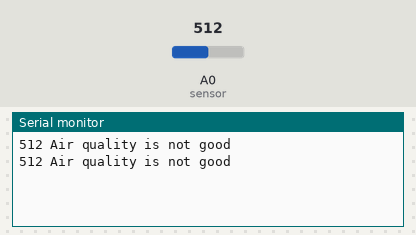
A sketch run on a simulated Arduino Uno, built with avr-gcc and run on an emulated ATmega328P. Shown: the last lines printed to the serial monitor. The test bench sets the inputs (shaded band); at power-on: A0 (sensor) = 512.

Above: at 1.8 s.
1.9 s: A0 (sensor) set to 106
At 2.8 s:
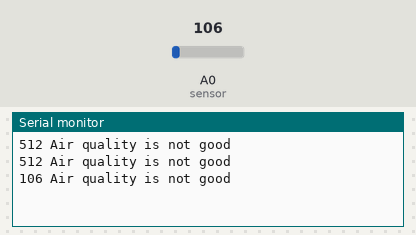
3.4 s: A0 (sensor) set to 93
At 4.8 s:
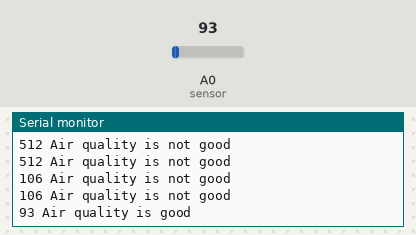

Measured:
- the behaviour switches between 101 and 100 on A0 (sensor) (found by bisection; images 1 and 2)
- after the input at 1.9 s, the serial monitor: prints a new line after 0.10 s (image 1)
- after the input at 3.4 s, the serial monitor: prints a new line after 0.60 s (image 2)

The sketch:

sensor_udara.ino
```cpp
const int sensor = A0;
int maxCleanAir = 100;
void setup() {
  Serial.begin(9600);
  pinMode(sensor, INPUT);

}

void loop() {
  int dataSensor = analogRead(sensor);
  Serial.print(dataSensor);
  Serial.print(" ");
  if(dataSensor > maxCleanAir){
    Serial.println("Air quality is not good");
  }else{
    Serial.println("Air quality is good");
  }
  delay(1000);
}
```
